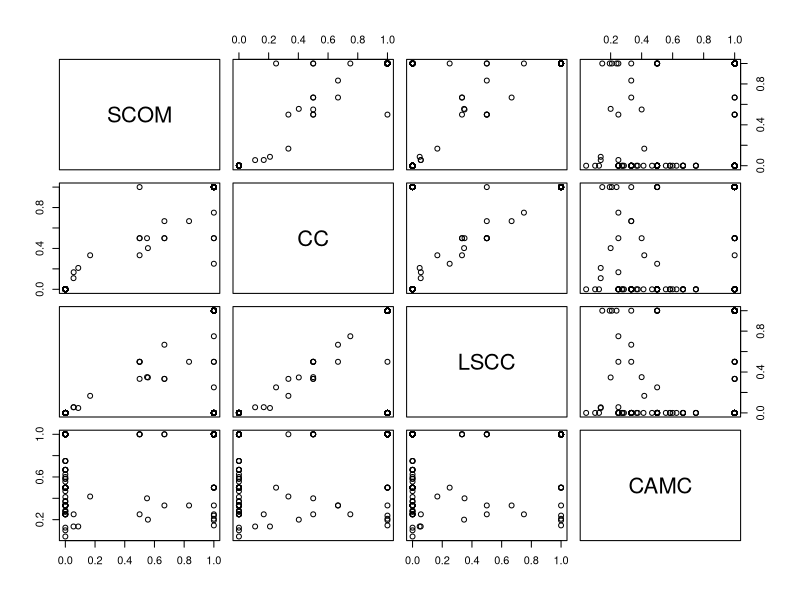
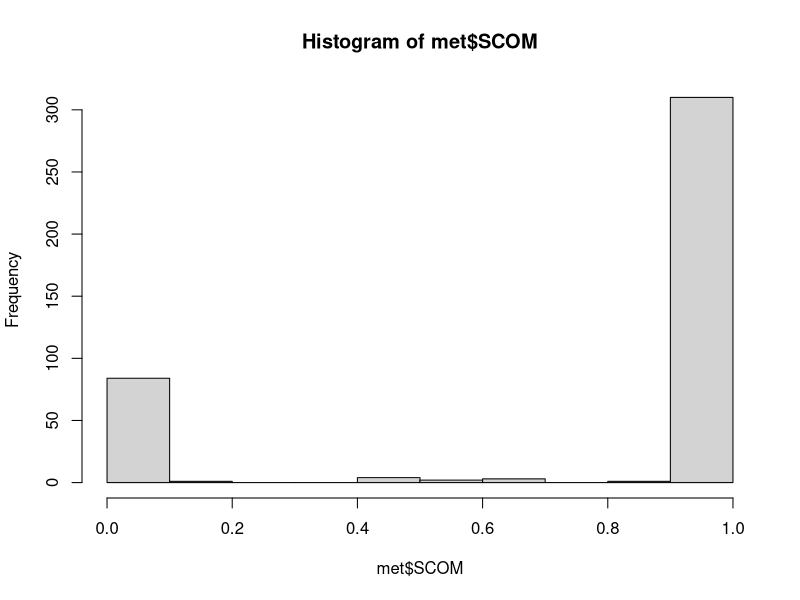
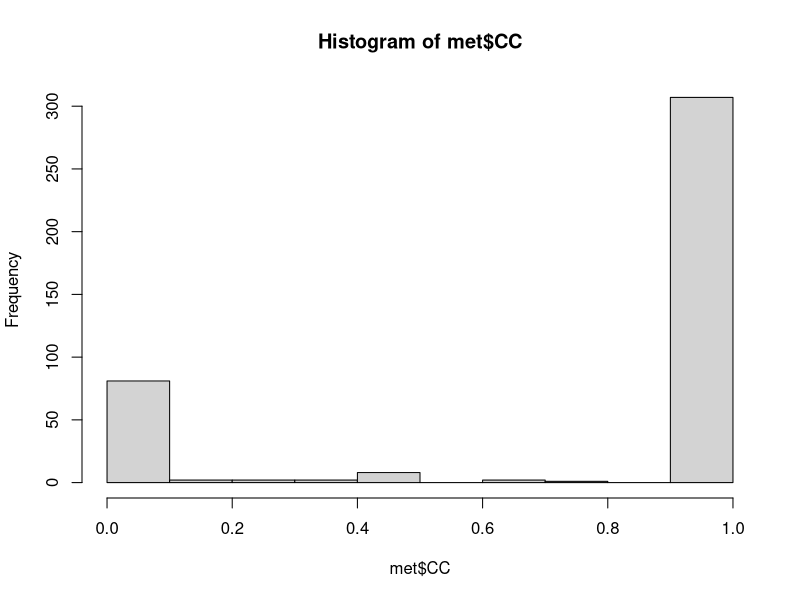
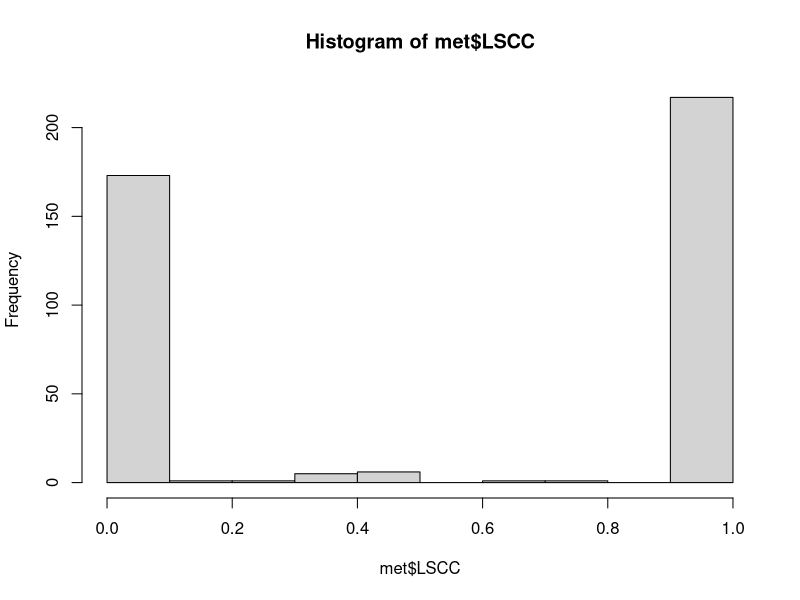
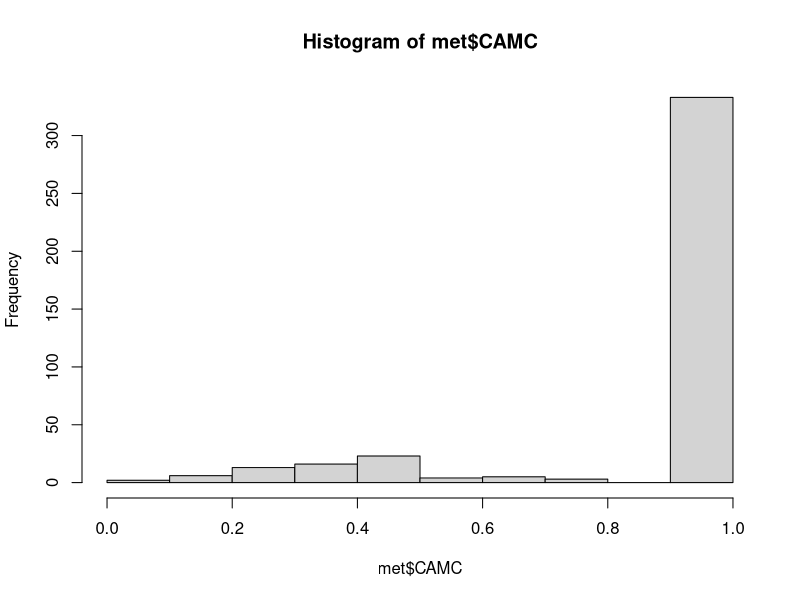

Reproduce these figures in R, in order.

met = read.csv('metrics.csv')

pdf('trellis.pdf')
plot(met[,c('SCOM', 'CC', 'LSCC', 'CAMC')])
dev.off()

pdf('SCOM.pdf')
hist(met$SCOM)
dev.off()

pdf('CC.pdf')
hist(met$CC)
dev.off()

pdf('LSCC')
hist(met$LSCC)
dev.off()

pdf('CAMC')
hist(met$CAMC)
dev.off()

